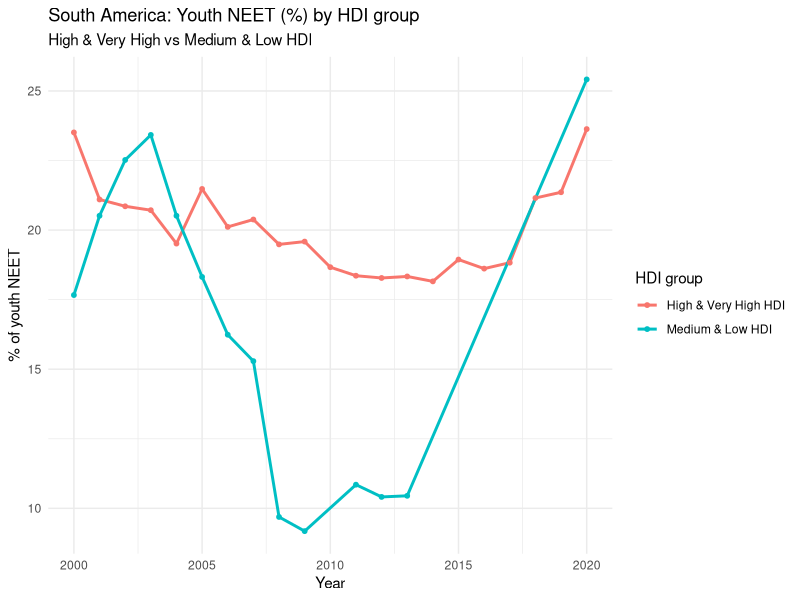

Recreate this plot in R.
library(readr)
library(dplyr)
library(ggplot2)

# Load merged dataset containing NEET rates, HDI values, and continent labels
df <- read_csv("youth_continents_hdi_2000_2020.csv")


df <- df %>%
# Create HDI tiers and broader HDI groups for comparing NEET outcomes
  mutate(
    HDI_tier = case_when(
      HDI >= 0.800                    ~ "Very High",
      HDI >= 0.700 & HDI < 0.800      ~ "High",
      HDI >= 0.550 & HDI < 0.700      ~ "Medium",
      HDI < 0.550                     ~ "Low",
      TRUE                            ~ NA_character_
    ),
    HDI_group2 = case_when(
      HDI_tier %in% c("Very High", "High")   ~ "High & Very High HDI",
      HDI_tier %in% c("Medium", "Low")       ~ "Medium & Low HDI",
      TRUE                                   ~ NA_character_
    )
  ) %>%
  filter(!is.na(HDI_group2))   # remove rows without valid HDI grouping

# Compute annual average NEET for South America by HDI group
south_america <- df %>%
  filter(Continent == "South America") %>%
  group_by(Year, HDI_group2) %>%
  summarise(
    mean_neet = mean(share_neet, na.rm = TRUE),
    .groups = "drop"
  )

# Plot NEET trends over time for South American HDI groups
ggplot(south_america, aes(x = Year, y = mean_neet, colour = HDI_group2)) +
  geom_line(linewidth = 1) +
  geom_point(size = 1.3) +
  labs(
    title = "South America: Youth NEET (%) by HDI group",
    subtitle = "High & Very High vs Medium & Low HDI",
    x = "Year",
    y = "% of youth NEET",
    colour = "HDI group"
  ) +
  theme_minimal()

